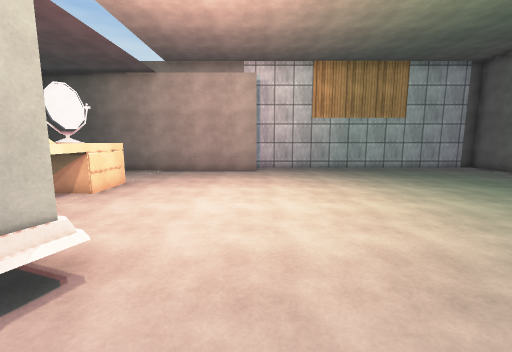
view 1 (above)

13 first-person views from a walk through a scene from a Unity 3-D project. The camera is 1.5 m above the floor, tilts 8° down and sees 90° across. The floor is counted in squares, 1 m on a side. Each view is taken from the middle of a square. On the plan, view 1 faces up. The plan holds only what a view shows up to about 13 squares ahead; the rest is blank. The player character is not drawn. Surface patterns are stand-ins for the level's own textures.

view 2
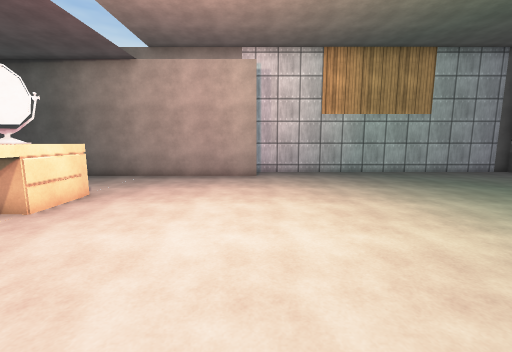

view 3
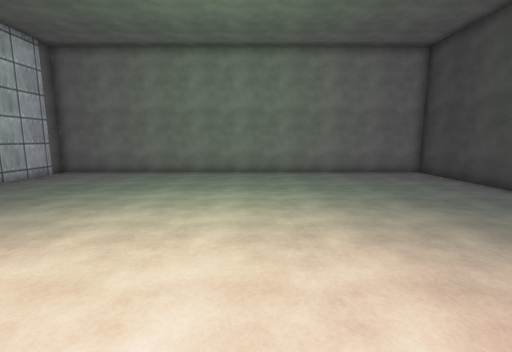

view 4
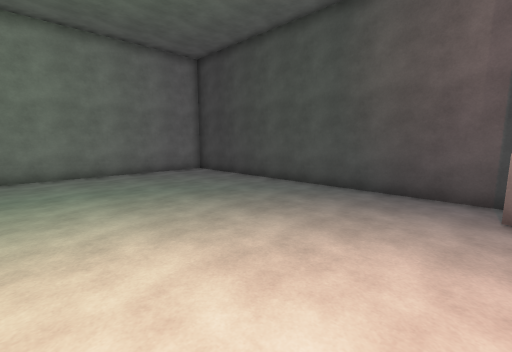

view 5
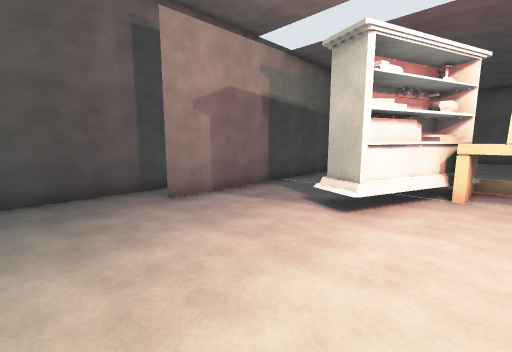

view 6
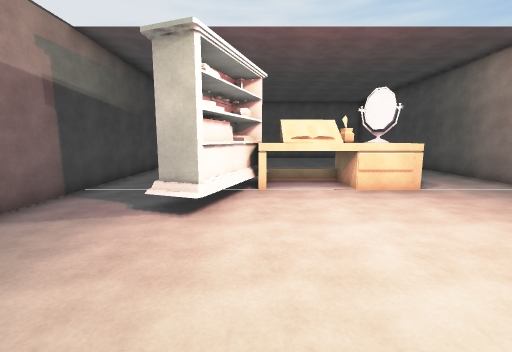

view 7
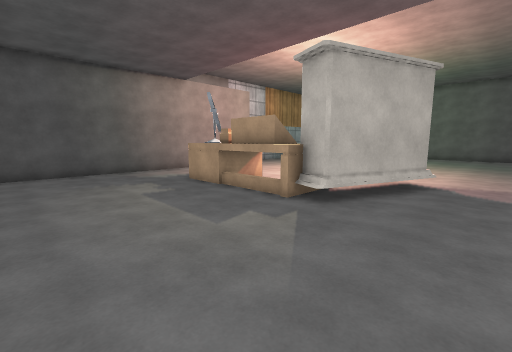

view 8
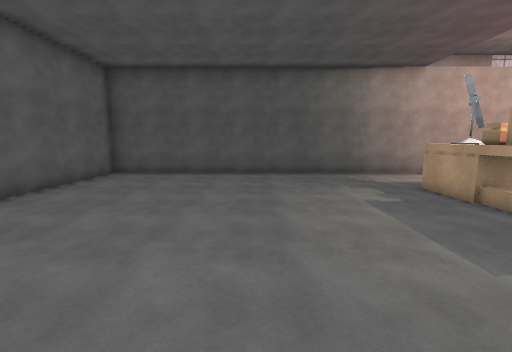

view 9
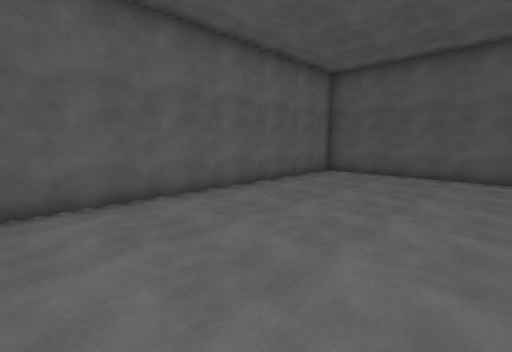

view 10
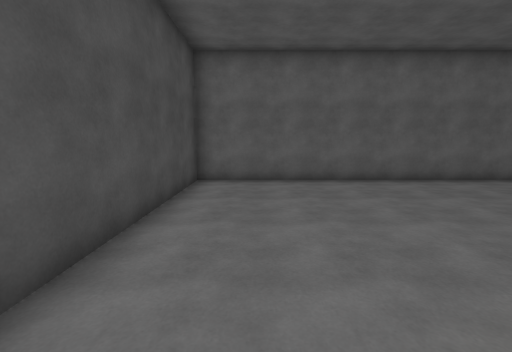

view 11
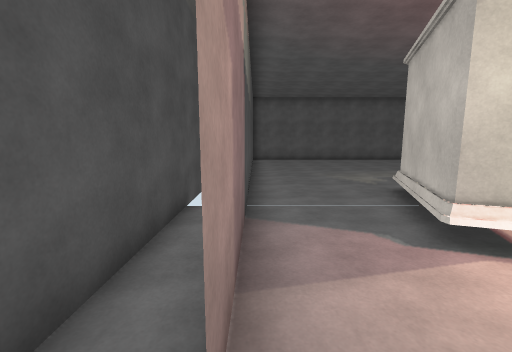

view 12
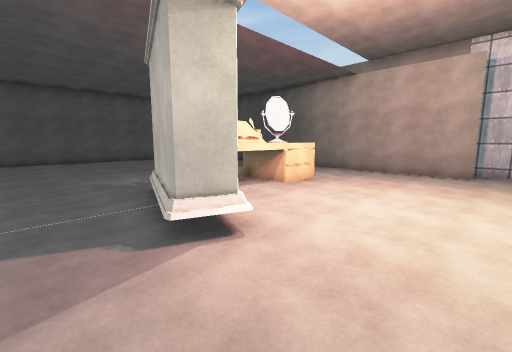

view 13
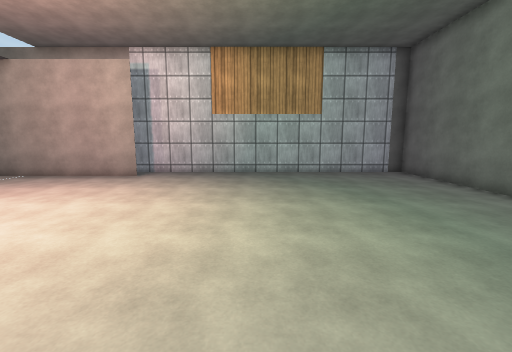

### Floor plan
Points are (right, up) in squares from view 1. A wall is a line through its corners. A room is listed if a view was taken in it or the views show most of it. See-through windows are left out.
Room 1 (views 1, 2, 3, 4, 5, 6, 7, 8, 9, 10, 11, 12, 13)
walls: (0.1, 12.6) (-18.5, 12.6) (-18.5, -1.2) (0.1, -1.2); (-6, -2.6) (11.9, -2.6) (11.9, 14) (-0.6, 14)
objects: other object (-7, 4) to (-5, 9); other object (-6, 8) to (-6, 9); other object (-5, 2) to (-2, 4)

Where each view was taken, in squares from view 1:
view 1: 0 up, 0 right, facing up
view 2: 2 up, 0 right, facing up
view 3: 5 up, 0 right, facing right
view 4: 5 up, 0 right, facing down-right
view 5: 5 up, 3 right, facing down-left
view 6: 4 up, 3 right, facing left
view 7: 0 up, 12 left, facing up-right
view 8: 1 up, 12 left, facing up
view 9: 1 up, 12 left, facing up-left
view 10: 1 up, 9 left, facing left
view 11: 1 down, 1 right, facing left
view 12: 0 up, 1 right, facing up-left
view 13: 2 up, 5 right, facing up
